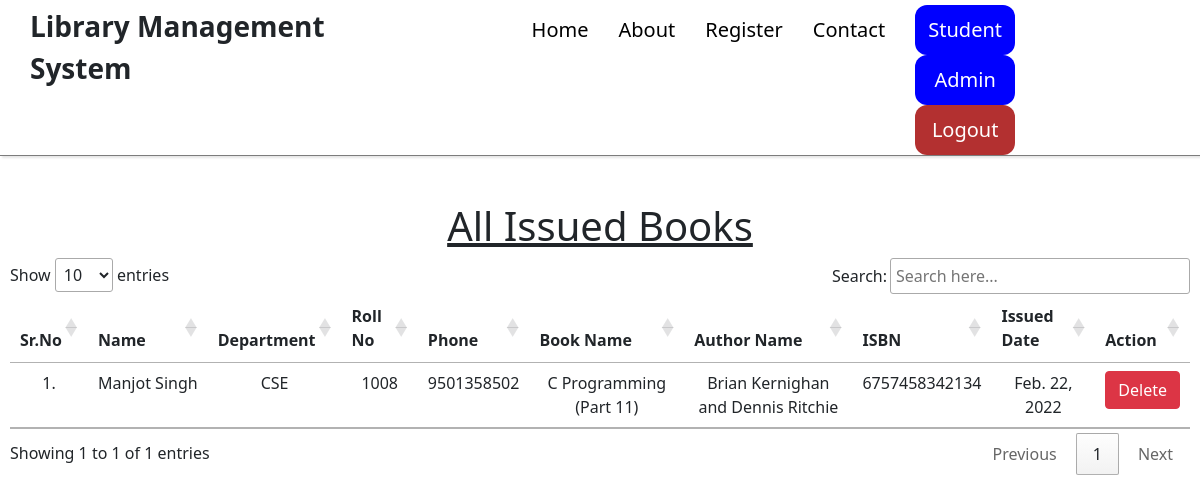
Page /view_issued_book/ (signed in) on the earlier database version.
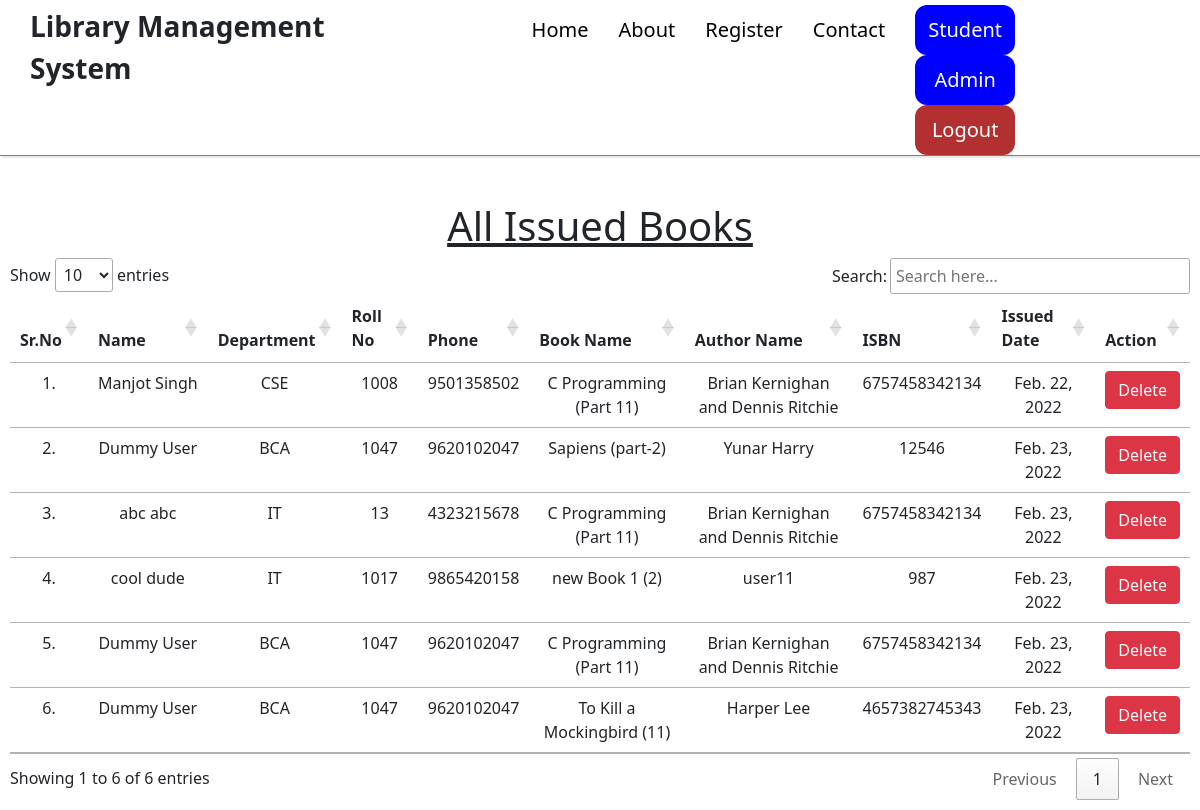
Same page on the later database version.
### library/models.py (models this page shows, shortened)
class IssuedBook(models.Model):
    student_name= models.ForeignKey(Student, on_delete=models.CASCADE,null=True)
    book_name= models.ForeignKey(Book,on_delete=models.CASCADE,null=True)
    author_name = models.CharField(max_length=200,null=True)
    isbn = models.CharField(max_length=13)
    Volume = models.CharField(max_length=50,null=True)
    category = models.CharField(max_length=100,null=True)
    issued_date = models.DateField(auto_now=True)

class Student(models.Model):
    user = models.OneToOneField(User, on_delete=models.CASCADE)
    student_dob = models.DateField(auto_now_add=False)
    gender= models.CharField(max_length=10)
    branch = models.CharField(max_length=10)
    roll_no = models.CharField(max_length=3, blank=True)
    phone = models.CharField(max_length=10, blank=True)
    image = models.ImageField(upload_to="uploads/profile-pic/")

class Book(models.Model):
    name = models.CharField(max_length=200)
    author = models.CharField(max_length=200)
    isbn = models.PositiveIntegerField()
    category = models.CharField(max_length=50)
    book_image = models.ImageField(upload_to='uploads/book/image/',null=True,default="")
    book_src = models.FileField(upload_to='uploads/book/book-pdf',null=True)
    volume =  models.CharField(max_length=100,null=True)
    description = models.CharField(max_length=300,null=True)
    availability = models.BooleanField(default=True)
    published_date = models.DateField(auto_now=False,null=True)

### library/views.py (the view)
# urls.py: path("view_issued_book/", view_issued_book, name="view_issued_book"),
@login_required(login_url = '/admin_login')
def view_issued_book(request):
    issuedBooks = IssuedBook.objects.all()
    return render(request, "admin/view_issued_book.html", {'issuedBooks':issuedBooks})

### templates/admin/view_issued_book.html (shortened to what this page needs)
{% extends 'common/basic.html' %}
{% load static %}
{% block body %}
<div class="container mt-4" style="margin: 0; padding: 10px; min-width: 100%;">
    <h1 class="text-center"><u>All Issued Books</u></h1>
    <table class="table table-hover" id="example">
        <thead>
            <tr class="text-center">
                <th>Sr.No</th>
                <th>Name</th>
                <th>Department</th>
                <th>Roll No</th>
                <th>Phone</th>
                <th>Book Name</th>
                <th>Author Name</th>
                <th>ISBN</th>
                <th>Issued Date</th>
                <th>Action</th>
            </tr>
        </thead>
        <tbody>
            {% for books in issuedBooks %}
            <tr class="text-center">
                <td>{{forloop.counter}}.</td>
                <td>{{books.student_name.user.first_name}}&nbsp;{{books.student_name.user.last_name}}</td>
                <td>{{books.student_name.branch}}</td>
                <td>{{books.student_name.roll_no}}</td>
                <td>{{books.student_name.phone}}</td>
                <td>{{books.book_name.name}} ({{books.book_name.volume}})</td>
                <td>{{books.book_name.author}}</td>
                <td>{{books.book_name.isbn}}</td>
                <td>{{books.issued_date}}</td>
                <td><a href="#" class="btn btn-danger" onclick="return confirm('Are you sure you want to delete this issued book details?')">Delete</a></td>
            </tr>
            {% endfor %}
        </tbody>
    </table>
    </div>
{% endblock %}

Differences in the rows shown:
added IssuedBook: student_name.user.first_name "Dummy", student_name.user.last_name "User", student_name.branch "BCA", student_name.roll_no "1047", student_name.phone "9620102047", book_name.name "Sapiens", book_name.volume "part-2", book_name.author "Yunar Harry", book_name.isbn "12546", issued_date "Feb. 23, 2022"
added IssuedBook: student_name.user.first_name "abc", student_name.user.last_name "abc", student_name.branch "IT", student_name.roll_no "13", student_name.phone "4323215678", book_name.name "C Programming", book_name.volume "Part 11", book_name.author "Brian Kernighan and Dennis Ritchie", book_name.isbn "6757458342134", issued_date "Feb. 23, 2022"
added IssuedBook: student_name.user.first_name "cool", student_name.user.last_name "dude", student_name.branch "IT", student_name.roll_no "1017", student_name.phone "9865420158", book_name.name "new Book 1", book_name.volume "2", book_name.author "user11", book_name.isbn "987", issued_date "Feb. 23, 2022"
added IssuedBook: student_name.user.first_name "Dummy", student_name.user.last_name "User", student_name.branch "BCA", student_name.roll_no "1047", student_name.phone "9620102047", book_name.name "C Programming", book_name.volume "Part 11", book_name.author "Brian Kernighan and Dennis Ritchie", book_name.isbn "6757458342134", issued_date "Feb. 23, 2022"
added IssuedBook: student_name.user.first_name "Dummy", student_name.user.last_name "User", student_name.branch "BCA", student_name.roll_no "1047", student_name.phone "9620102047", book_name.name "To Kill a Mockingbird", book_name.volume "11", book_name.author "Harper Lee", book_name.isbn "4657382745343", issued_date "Feb. 23, 2022"
Other differences:
text written by a page script: "Show entries Search: Showing 1 to 1 of 1 entries Previous 1 Next" → "Show entries Search: Showing 1 to 6 of 6 entries Previous 1 Next"
